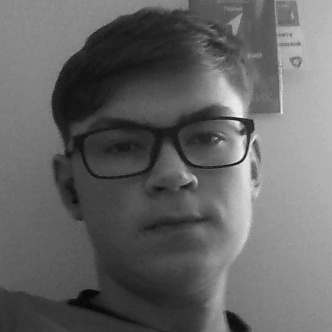
#> input picture dataSet/face-1.1.jpg, 332 x 332 px; its folder holds 4 pictures in this run
$ python Face_train.py
#> lines starting #> are read from the running program, lines starting #| are printed output that depends on the picture
# подключаем библиотеку компьютерного зрения
import cv2
# библиотека для вызова системных функций
import os
# для обучения нейросетей
import numpy as np
# встроенная библиотека для работы с изображениями
from PIL import Image
# получаем путь к этому скрипту
path = os.path.dirname(os.path.abspath(__file__))
# создаём новый распознаватель лиц
recognizer = cv2.face.LBPHFaceRecognizer_create()
# указываем, что мы будем искать лица по примитивам Хаара
faceCascade = cv2.CascadeClassifier(cv2.data.haarcascades + "haarcascade_frontalface_default.xml")
# путь к датасету с фотографиями пользователей
dataPath = path+r'/dataSet'

# получаем картинки и подписи из датасета
def get_images_and_labels(datapath):
     # получаем путь к картинкам
#> called with datapath = 'dataSet'
     image_paths = [os.path.join(datapath, f) for f in os.listdir(datapath)]
     # списки картинок и подписей на старте пустые
     images = []
     labels = []
     # перебираем все картинки в датасете
     for image_path in image_paths:
         # читаем картинку и сразу переводим в ч/б
         image_pil = Image.open(image_path).convert('L')
#> image_pil is the input picture: PIL image 332x332 L; min 4, max 251, mean 101
         # переводим картинку в numpy-массив
         image = np.array(image_pil, 'uint8')
         # получаем id пользователя из имени файла
         nbr = int(os.path.split(image_path)[1].split(".")[0].replace("face-", ""))
         # определяем лицо на картинке
         faces = faceCascade.detectMultiScale(image)
#> faces = [[55, 54, 228, 228]]
         # если лицо найдено
         for (x, y, w, h) in faces:
             # добавляем его к списку картинок
             images.append(image[y: y + h, x: x + w])
             # добавляем id пользователя в список подписей
             labels.append(nbr)
             # выводим текущую картинку на экран
             cv2.imshow("Adding faces to traning set...", image[y: y + h, x: x + w])
             # делаем паузу
             cv2.waitKey(100)
#> this loop made 1 pass
#> pass 1, in get_images_and_labels, `cv2.imshow("Adding faces to traning set...", image[y: y + h, x: x + w])`:
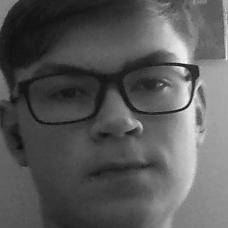
#> window 'Adding faces to traning set...': shape (228, 228); min 12, max 251, mean 88.1
#> after the loop, images = 1 item; labels = [1]
#> pass 2 of the loop in get_images_and_labels, `for image_path in image_paths:`:
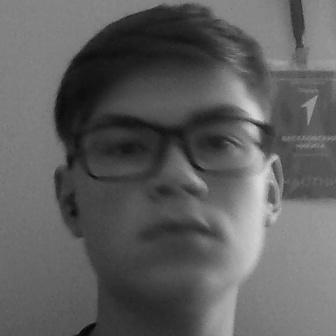
#> input picture dataSet/face-1.10.jpg, 336 x 336 px
#> in get_images_and_labels, image_pil is the input picture: PIL image 336x336 L; min 5, max 221, mean 94.7
#> faces = [[50, 56, 233, 233]]
#> the loop in get_images_and_labels, `for (x, y, w, h) in faces:` made 1 pass
#> pass 1, in get_images_and_labels, `cv2.imshow("Adding faces to traning set...", image[y: y + h, x: x + w])`:
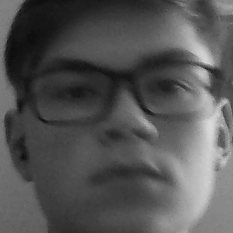
#> window 'Adding faces to traning set...': shape (233, 233); min 6, max 221, mean 84.3
#> after the loop in get_images_and_labels, `for (x, y, w, h) in faces:`: images = 2 items; labels = [1, 1]
#> pass 3 of the loop in get_images_and_labels, `for image_path in image_paths:`:
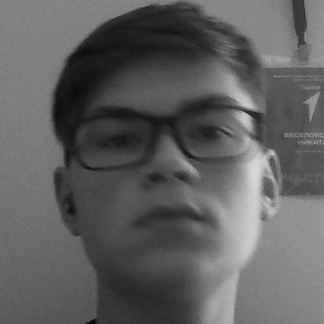
#> input picture dataSet/face-1.11.jpg, 324 x 324 px
#> in get_images_and_labels, image_pil is the input picture: PIL image 324x324 L; min 3, max 217, mean 95.1
#> faces = [[45, 45, 233, 233]]
#> the loop in get_images_and_labels, `for (x, y, w, h) in faces:` made 1 pass
#> pass 1, in get_images_and_labels, `cv2.imshow("Adding faces to traning set...", image[y: y + h, x: x + w])`:
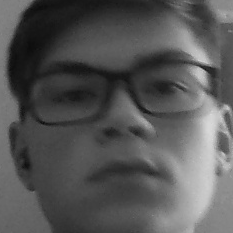
#> window 'Adding faces to traning set...': shape (233, 233); min 11, max 217, mean 85.7
#> after the loop in get_images_and_labels, `for (x, y, w, h) in faces:`: images = 3 items; labels = [1, 1, 1]
#> the loop made 4 passes; the first 3 are shown
     # возвращаем список картинок и подписей
     return images, labels

# получаем список картинок и подписей
images, labels = get_images_and_labels(dataPath)
# обучаем модель распознавания на наших картинках и учим сопоставлять её лица и подписи к ним
recognizer.train(images, np.array(labels))
# сохраняем модель
recognizer.save(path+r'/trainer/trainer.yml')
# удаляем из памяти все созданные окнаы
cv2.destroyAllWindows()
